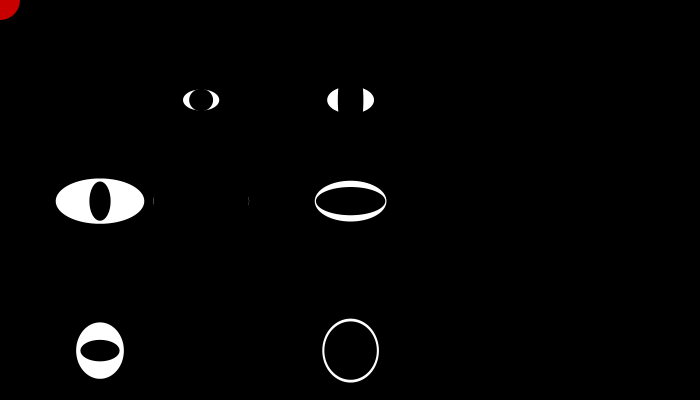
Frame 1 (no input)
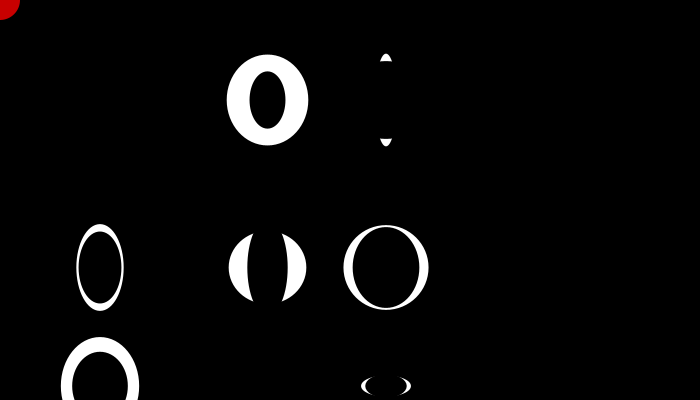
Frame 60 (the mouse pressed at the canvas centre just before this capture)
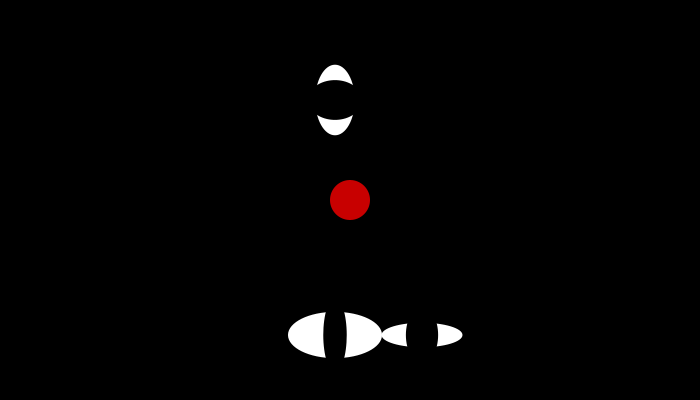
Frame 120 (the mouse held since frame 60 and released just before this capture)

The Processing sketch that drew these frames (run headless with seeded random() and noise(); from frame 60 on, the mouse is pressed at the canvas centre):

// Processing sketch: processing_36351
// ── processing_36351.pde


int a = 100;
float x1, y1, x2, y2;
float r1 = 20, r2 = 30;
float rSum = r1+r2;
float speed = 1.5, directionX = .4, directionY = .75, velocityX, velocityY;


void setup() {
  size(700, 400);
  noStroke();
  frameRate(30);
  smooth();
  x1 = width/2;
  y1 = height/2;

  
}

void draw() {
  background(0);

  fill(255);
  velocityX = directionX*speed;
  velocityY = directionY*speed;
  x1+=velocityX;
  y1+=velocityY;
  
{
 
  ellipse(x1, y1, random(20, 100), random(20, 100));
  ellipse(y1, y1, random(20, 100), random(20, 100));
  ellipse(a, y1, random(20, 100), random(20, 100));
  ellipse(x1, x1, random(20, 100), random(20, 100));
  ellipse(x1, a, random(20, 100), random(20, 100));
  ellipse(y1, a, random(20, 100), random(20, 100));
  ellipse(a, x1, random(20, 100), random(20, 100));
  fill(0);
   ellipse(x1, y1, random(20, 100), random(20, 100));
  ellipse(y1, y1, random(20, 100), random(20, 100));
  ellipse(a, y1, random(20, 100), random(20, 100));
  ellipse(x1, x1, random(20, 100), random(20, 100));
   ellipse(x1, a, random(20, 100), random(20, 100));
  ellipse(y1, a, random(20, 100), random(20, 100));
  ellipse(a, x1, random(20, 100), random(20, 100));
  
}
  
 

  x2 = mouseX;
  y2 = mouseY;
  fill(255,0,0,200);
  ellipse(x2, y2, 40, 40);


  float d = dist(x1, y1, x2, y2);
  if (d < rSum){
    directionX = (x1-x2)/d;
    directionY = (y1-y2)/d;
  
    x1 = x2+(rSum)*directionX;
    y1 = y2+(rSum)*directionY;
   
  }

 
  if (x1 > width-r1) {
  
    x1 = width-r1;
    directionX *= -1;
  } 
  else if (x1 < r1) {

    x1 = r1;
    directionX *= -1;
  } 
  else if (y1 > height-r1) {
  
    y1 = height-r1;
    directionY *= -1;
  } 
  else if (y1 < r1) {
    
    y1 = r1;
    directionY *= -1;
  }
  
}
 
